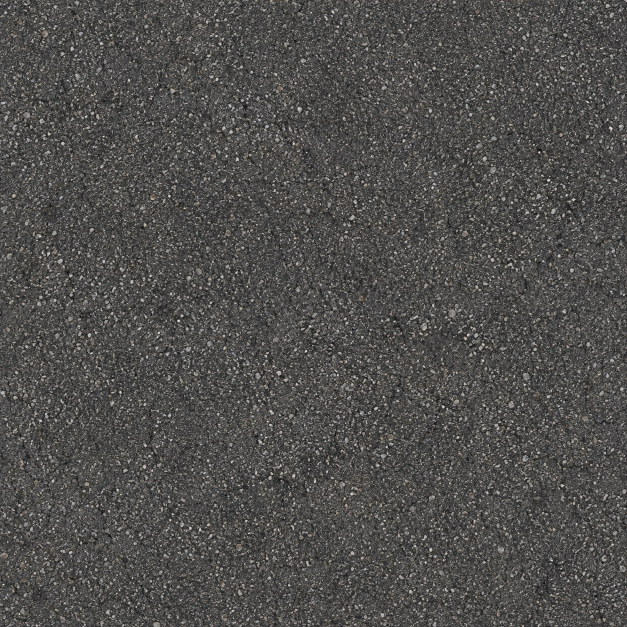
#> input picture tools/road-sources/asphalt.png, 1254 x 1254 px (shown at 1/2 size); its folder holds 3 pictures in this run
$ python prepare_road_materials.py
#> lines starting #> are read from the running program, lines starting #| are printed output that depends on the picture
### tools/prepare_cliff_materials.py
"""Bake repeating cliff materials offline (NumPy + Pillow); no runtime image processing.

Source colors live in tools/cliff-sources. Optional NAME-height.png is a linear
grayscale authored height; without it, multiscale source luminance estimates relief.
This is an artistic approximation, not measured geometry or a photogrammetry scan.
Runtime maps: RGB color, RGB tangent normal (U/right, V/down), and RGBA surface
(height, perceptual roughness, ambient occlusion, UV relief range divided by 0.1).
"""
import argparse
import hashlib
import json
from pathlib import Path

import numpy as np
from PIL import Image

ROOT = Path(__file__).resolve().parents[1]
SOURCES = ROOT / 'tools/cliff-sources'
OUTPUT = ROOT / 'data/models/board/textures/cliffs'
SIZE = 1024
# Physical relief / 96-world-unit texture repeat, and dry perceptual roughness.
PROFILES = {'rock': (.047, .78), 'sand': (.040, .87), 'dirt': (.025, .93),
            'concrete': (.004, .82), 'snow': (.018, .73)}


def periodic(image):
    """Remove the smooth boundary mismatch using a periodic Poisson solve.

    Unlike mirror tiling, this retains one unreflected geological pattern. The
    same periodic signal supplies color, height, normals and all mip levels.
    """
    height, width = image.shape[:2]
    boundary = np.zeros_like(image, dtype=np.float64)
    boundary[0] = image[-1] - image[0]
    boundary[-1] = -boundary[0]
    boundary[:, 0] += image[:, -1] - image[:, 0]
    boundary[:, -1] -= image[:, -1] - image[:, 0]
    denominator = (2 * np.cos(2 * np.pi * np.arange(height) / height)[:, None]
                   + 2 * np.cos(2 * np.pi * np.arange(width) / width)[None, :] - 4)
    denominator[0, 0] = 1
    if image.ndim == 3:
        denominator = denominator[..., None]
    frequency = np.fft.fft2(boundary, axes=(0, 1)) / denominator
    frequency[0, 0] = 0
    return image - np.fft.ifft2(frequency, axes=(0, 1)).real


def blur(field, radius):
    """Gaussian convolution with wrap boundaries, including sub-pixel radii."""
    fy = np.fft.fftfreq(field.shape[0])[:, None]
    fx = np.fft.fftfreq(field.shape[1])[None, :]
    kernel = np.exp(-2 * np.pi ** 2 * radius ** 2 * (fx * fx + fy * fy))
    return np.fft.ifft2(np.fft.fft2(field) * kernel).real


# [8 lines left out: function authored_height, not called in this run]


def normal_map(height, depth):
    """Differentiate the actual height field at its UV/world scale, not color edges."""
    du = (np.roll(height, -1, axis=1) - np.roll(height, 1, axis=1)) * height.shape[1] / 2
    dv = (np.roll(height, -1, axis=0) - np.roll(height, 1, axis=0)) * height.shape[0] / 2
    normal = np.stack((-du * depth, -dv * depth, np.ones_like(height)), axis=-1)
    normal /= np.linalg.norm(normal, axis=-1, keepdims=True)
    return np.rint(normal * 127 + 128).clip(0, 255).astype(np.uint8)


def pixels(values):
    return np.rint(np.clip(values, 0, 1) * 255).astype(np.uint8)


# [59 lines left out: functions prepare, main, not called in this run]


# [2 lines that do not run on import are left out]

### tools/prepare_road_materials.py
#!/usr/bin/env python3
# Copyright (C) 2026 The MegaMek Team. SPDX-License-Identifier: GPL-3.0-or-later
"""Bake aligned road maps from imagegen material sources, reusing the terrain baker.

Height is an artistic estimate, not a measured scan. All maps share the same periodic
field. Surface RGBA stores height, perceptual roughness, cavity AO and relief UV / .1.
No road shapes, markings or wheel spacing are encoded in these repeating materials.
"""
import argparse
import hashlib
import json
from pathlib import Path

import numpy as np
from PIL import Image

from prepare_cliff_materials import blur, normal_map, periodic, pixels

ROOT = Path(__file__).resolve().parents[1]
OUTPUT = ROOT / 'data/models/board/textures/roads'
# One repeat in the renderer's detail metres, relief metres, dry roughness.
PROFILES = {'asphalt': (1.0, .0035, .83), 'dirt': (1.0, .009, .94), 'gravel': (1.0, .014, .88)}


def prepare(name):
    source = ROOT / 'tools/road-sources' / f'{name}.png'
    with Image.open(source) as image:
        rgb = np.asarray(image.convert('RGB').resize((1024, 1024), Image.Resampling.LANCZOS)) / 255.0
    rgb = np.clip(periodic(rgb), .015, .985)
    light = rgb @ np.array([.2126, .7152, .0722])
    # Avoid turning the broad albedo mottling into a bumpy road. Resolve embedded grain
    # with millimetre relief, rather than interpreting every bright mineral as a tall rock.
    field = .65 * blur(light, 1.2) + .35 * blur(light, 3.5) - blur(light, 24)
    low, high = np.percentile(field, [1, 99])
    height = pixels(np.clip((field - low) / max(high - low, .01), 0, 1)) / 255.0
    repeat, relief, roughness = PROFILES[name]
    encoded = round(relief / repeat / .1 * 255)
    depth = encoded / 255 * .1
    cavity = np.maximum(blur(height, 4) - height, 0)
    surface = np.stack((height, np.clip(roughness + (.5 - height) * .12, .4, .98),
                        np.exp(-cavity * 1.7), np.full_like(height, encoded / 255)), axis=-1)
    maps = {f'{name}.png': pixels(rgb), f'{name}-normal.png': normal_map(height, depth),
            f'{name}-surface.png': pixels(surface)}
    entry = {'source_sha256': hashlib.sha256(source.read_bytes()).hexdigest(), 'size': 1024,
             'repeat_detail_metres': repeat, 'height_source': 'estimated local material relief',
             'relief_uv': depth, 'roughness': roughness}
    return maps, entry


def main():
    parser = argparse.ArgumentParser(description=__doc__)
    parser.add_argument('--check', action='store_true')
    args = parser.parse_args()
    manifest = {'generator': 'tools/prepare_road_materials.py', 'materials': {}}
    if not args.check:
        OUTPUT.mkdir(parents=True, exist_ok=True)
    for name in PROFILES:
        maps, entry = prepare(name)
#> in prepare, image is the input picture: PIL image 1254x1254 RGB; mean R, G, B 80.3, 78.8, 76.9
#> call 3 of blur, with radius = 24
#> in blur (call 3), `kernel = np.exp(-2 * np.pi ** 2 * radius ** 2 * (fx * fx + fy * fy))`:
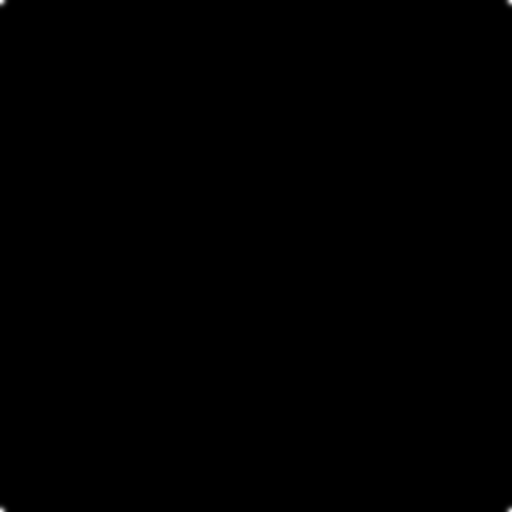
#> kernel: shape (1024, 1024) float64 (shown at 1/2 size); min 0, max 1, mean 0.000276
#> in prepare, `field = .65 * blur(light, 1.2) + .35 * blur(light, 3.5) - blur(light, ..`:
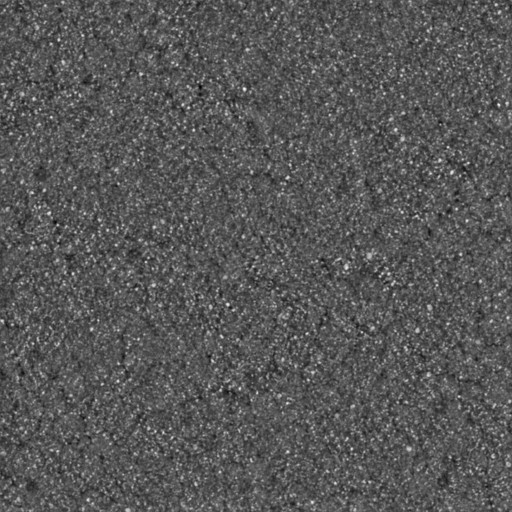
#> field: shape (1024, 1024) float64 (shown at 1/2 size); min -0.171, max 0.328, mean 1.59e-19; drawn with min black and max white
#> in prepare, `low, high = np.percentile(field, [1, 99])`: low = -0.0817; high = 0.15
#> in prepare, `cavity = np.maximum(blur(height, 4) - height, 0)`:
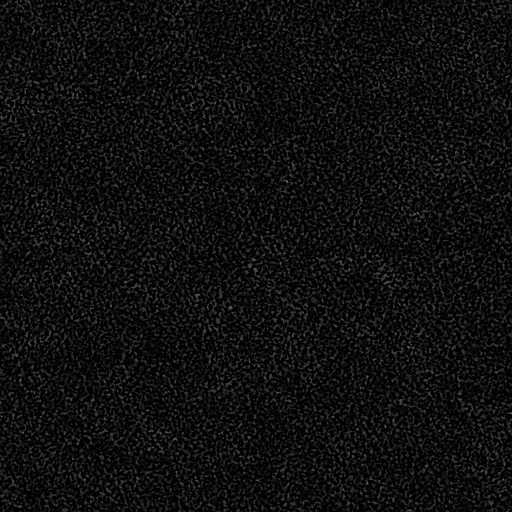
#> cavity: shape (1024, 1024) float64 (shown at 1/2 size); min 0, max 0.476, mean 0.057
#> in prepare, `surface = np.stack((height, np.clip(roughness + (.5 - height) * .12, ...`:
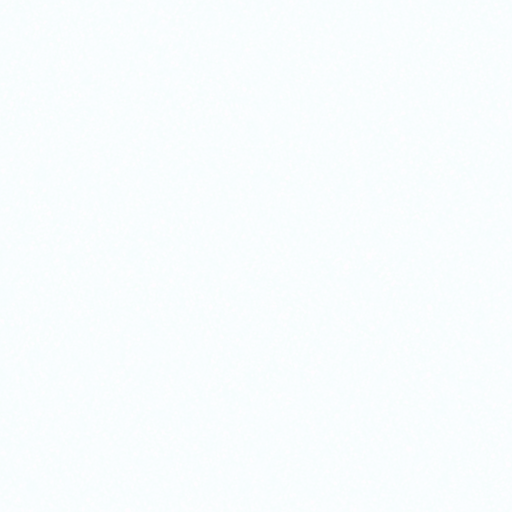
#> surface: shape (1024, 1024, 4) float64 (shown at 1/2 size); mean of channels 0, 1, 2, 3 0.352, 0.848, 0.914, 0.0353; transparent parts drawn white
#> in normal_map, `dv = (np.roll(height, -1, axis=0) - np.roll(height, 1, axis=0)) * heig..`:
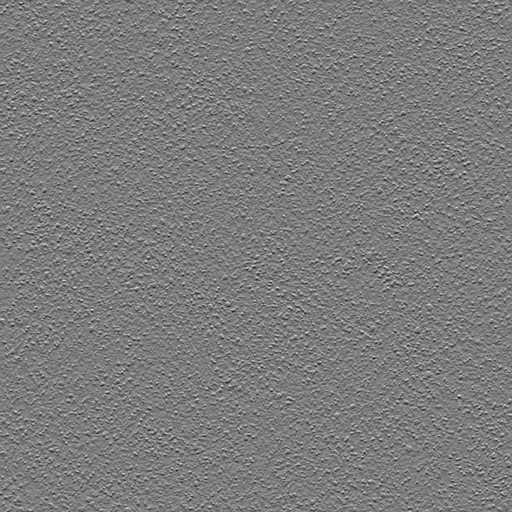
#> dv: shape (1024, 1024) float64 (shown at 1/2 size); min -405.6, max 425.7, mean 0; drawn with min black and max white
#> in normal_map, `normal = np.stack((-du * depth, -dv * depth, np.ones_like(height)), ax..`:
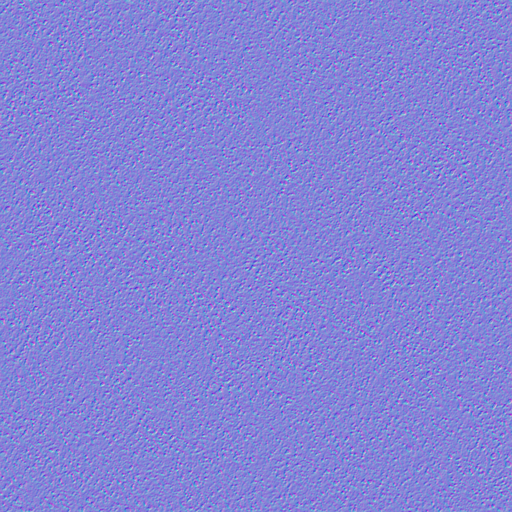
#> normal: shape (1024, 1024, 3) float64 (shown at 1/2 size); mean of channels 0, 1, 2 2.95e-20, 8.44e-19, 1; drawn with min black and max white
#> in normal_map, `normal /= np.linalg.norm(normal, axis=-1, keepdims=True)`:
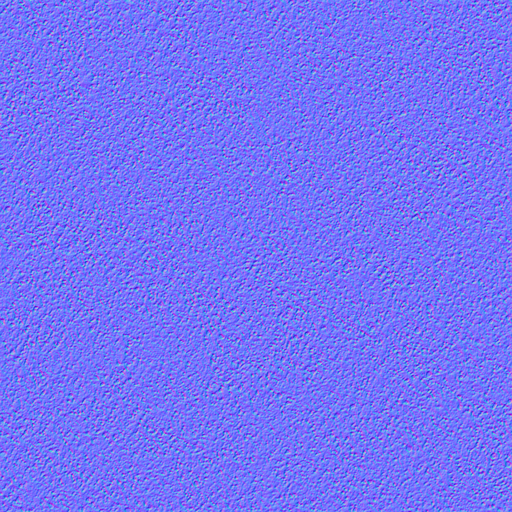
#> normal: shape (1024, 1024, 3) float64 (shown at 1/2 size); mean of channels 0, 1, 2 0.000398, 0.000148, 0.94; drawn with min black and max white
#> maps = 3 items; entry = 6 items
        manifest['materials'][name] = entry
        for filename, data in maps.items():
            target = OUTPUT / filename
            if args.check:
                with Image.open(target) as image:
                    if not np.array_equal(np.asarray(image), data):
                        raise SystemExit(f'Stale road material: {target}')
            else:
                Image.fromarray(data).save(target, optimize=True)
        # Integration check: packed height/range and tangent normals agree, including wrapped edges.
        surface = maps[f'{name}-surface.png']
        derived = normal_map(surface[..., 0] / 255.0, float(surface[0, 0, 3]) / 255 * .1)
        if not np.array_equal(derived, maps[f'{name}-normal.png']):
            raise SystemExit(f'Road normal/height mismatch: {name}')
        print(f'{name}: aligned 1024px albedo, normal, height/roughness/AO')
#> pass 2 of the loop in main, `for name in PROFILES:`:
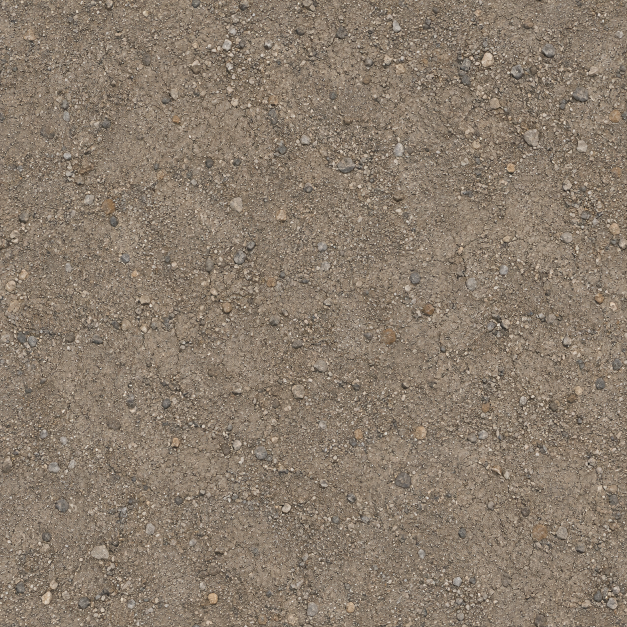
#> input picture tools/road-sources/dirt.png, 1254 x 1254 px (shown at 1/2 size)
#> in prepare, image is the input picture: PIL image 1254x1254 RGB; mean R, G, B 137.4, 123.4, 108
#> in prepare (call 2), `field = .65 * blur(light, 1.2) + .35 * blur(light, 3.5) - blur(light, ..`:
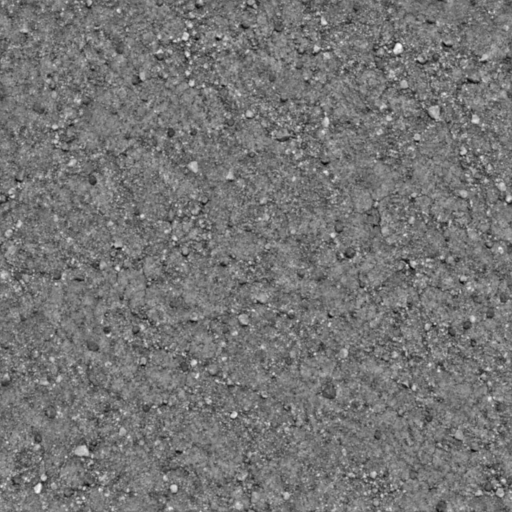
#> field: shape (1024, 1024) float64 (shown at 1/2 size); min -0.217, max 0.254, mean 1.1e-18; drawn with min black and max white
#> low = -0.104; high = 0.118
#> in normal_map (call 3), `dv = (np.roll(height, -1, axis=0) - np.roll(height, 1, axis=0)) * heig..`:
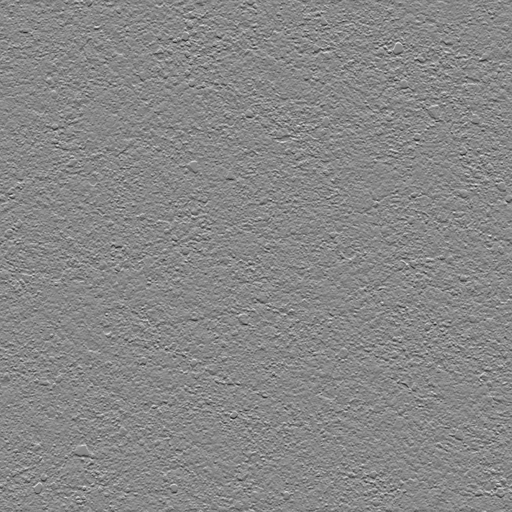
#> dv: shape (1024, 1024) float64 (shown at 1/2 size); min -461.8, max 403.6, mean 0; drawn with min black and max white
    target = OUTPUT / 'manifest.json'
    if args.check:
        if json.loads(target.read_text()) != manifest:
            raise SystemExit('Stale road material manifest')
    else:
        target.write_text(json.dumps(manifest, indent=2) + '\n')


if __name__ == '__main__':
    main()
